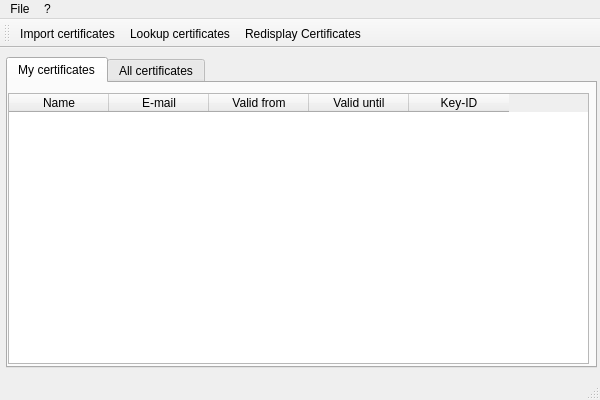
<?xml version="1.0" encoding="UTF-8"?>
<ui version="4.0">
 <class>MainWindow</class>
 <widget class="QMainWindow" name="MainWindow">
  <property name="geometry">
   <rect>
    <x>0</x>
    <y>0</y>
    <width>600</width>
    <height>400</height>
   </rect>
  </property>
  <property name="windowTitle">
   <string>VisualGPG</string>
  </property>
  <widget class="QWidget" name="centralWidget">
   <widget class="QTabWidget" name="tabWidget">
    <property name="geometry">
     <rect>
      <x>6</x>
      <y>9</y>
      <width>591</width>
      <height>311</height>
     </rect>
    </property>
    <property name="sizePolicy">
     <sizepolicy hsizetype="Expanding" vsizetype="Expanding">
      <horstretch>0</horstretch>
      <verstretch>0</verstretch>
     </sizepolicy>
    </property>
    <property name="currentIndex">
     <number>0</number>
    </property>
    <widget class="QWidget" name="tab_my_certificates">
     <attribute name="title">
      <string>My certificates</string>
     </attribute>
     <widget class="QTableWidget" name="tableWidget">
      <property name="geometry">
       <rect>
        <x>0</x>
        <y>10</y>
        <width>581</width>
        <height>271</height>
       </rect>
      </property>
      <property name="editTriggers">
       <set>QAbstractItemView::NoEditTriggers</set>
      </property>
      <property name="alternatingRowColors">
       <bool>false</bool>
      </property>
      <property name="selectionBehavior">
       <enum>QAbstractItemView::SelectRows</enum>
      </property>
      <property name="horizontalScrollMode">
       <enum>QAbstractItemView::ScrollPerPixel</enum>
      </property>
      <property name="showGrid">
       <bool>false</bool>
      </property>
      <property name="sortingEnabled">
       <bool>true</bool>
      </property>
      <property name="cornerButtonEnabled">
       <bool>false</bool>
      </property>
      <property name="columnCount">
       <number>5</number>
      </property>
      <attribute name="verticalHeaderVisible">
       <bool>false</bool>
      </attribute>
      <attribute name="verticalHeaderDefaultSectionSize">
       <number>19</number>
      </attribute>
      <column>
       <property name="text">
        <string>Name</string>
       </property>
      </column>
      <column>
       <property name="text">
        <string>E-mail</string>
       </property>
      </column>
      <column>
       <property name="text">
        <string>Valid from</string>
       </property>
      </column>
      <column>
       <property name="text">
        <string>Valid until</string>
       </property>
      </column>
      <column>
       <property name="text">
        <string>Key-ID</string>
       </property>
      </column>
     </widget>
    </widget>
    <widget class="QWidget" name="tab_all_certificates">
     <attribute name="title">
      <string>All certificates</string>
     </attribute>
     <widget class="QTableWidget" name="tableWidgetAllCerts">
      <property name="geometry">
       <rect>
        <x>0</x>
        <y>10</y>
        <width>581</width>
        <height>271</height>
       </rect>
      </property>
      <property name="editTriggers">
       <set>QAbstractItemView::NoEditTriggers</set>
      </property>
      <property name="alternatingRowColors">
       <bool>false</bool>
      </property>
      <property name="selectionBehavior">
       <enum>QAbstractItemView::SelectRows</enum>
      </property>
      <property name="horizontalScrollMode">
       <enum>QAbstractItemView::ScrollPerPixel</enum>
      </property>
      <property name="showGrid">
       <bool>false</bool>
      </property>
      <property name="sortingEnabled">
       <bool>true</bool>
      </property>
      <property name="cornerButtonEnabled">
       <bool>false</bool>
      </property>
      <property name="columnCount">
       <number>5</number>
      </property>
      <attribute name="verticalHeaderVisible">
       <bool>false</bool>
      </attribute>
      <attribute name="verticalHeaderDefaultSectionSize">
       <number>19</number>
      </attribute>
      <column>
       <property name="text">
        <string>Name</string>
       </property>
      </column>
      <column>
       <property name="text">
        <string>E-mail</string>
       </property>
      </column>
      <column>
       <property name="text">
        <string>Valid from</string>
       </property>
      </column>
      <column>
       <property name="text">
        <string>Valid until</string>
       </property>
      </column>
      <column>
       <property name="text">
        <string>Key-ID</string>
       </property>
      </column>
     </widget>
    </widget>
   </widget>
  </widget>
  <widget class="QMenuBar" name="menuBar">
   <property name="geometry">
    <rect>
     <x>0</x>
     <y>0</y>
     <width>600</width>
     <height>21</height>
    </rect>
   </property>
   <widget class="QMenu" name="menuTest1">
    <property name="title">
     <string>File</string>
    </property>
    <addaction name="actionQuit"/>
   </widget>
   <widget class="QMenu" name="menu">
    <property name="title">
     <string>?</string>
    </property>
    <addaction name="actionAboutGnuPG"/>
    <addaction name="actionAboutVisualGPG"/>
    <addaction name="actionAboutQt"/>
   </widget>
   <addaction name="menuTest1"/>
   <addaction name="menu"/>
  </widget>
  <widget class="QToolBar" name="mainToolBar">
   <property name="windowTitle">
    <string>Main Toolbar</string>
   </property>
   <property name="iconSize">
    <size>
     <width>16</width>
     <height>16</height>
    </size>
   </property>
   <property name="toolButtonStyle">
    <enum>Qt::ToolButtonIconOnly</enum>
   </property>
   <attribute name="toolBarArea">
    <enum>TopToolBarArea</enum>
   </attribute>
   <attribute name="toolBarBreak">
    <bool>false</bool>
   </attribute>
   <addaction name="actionImportCertificates"/>
   <addaction name="actionLookupCertificate"/>
   <addaction name="actionRedisplayCertificates"/>
  </widget>
  <widget class="QStatusBar" name="statusBar"/>
  <action name="actionQuit">
   <property name="text">
    <string>Quit</string>
   </property>
  </action>
  <action name="actionImportCertificates">
   <property name="icon">
    <iconset resource="img.qrc">
     <normaloff>:/icons/work-artfiles/load_certif.png</normaloff>:/icons/work-artfiles/load_certif.png</iconset>
   </property>
   <property name="text">
    <string>Import certificates</string>
   </property>
   <property name="toolTip">
    <string>Import certificates from files</string>
   </property>
  </action>
  <action name="actionLookupCertificate">
   <property name="icon">
    <iconset resource="img.qrc">
     <normaloff>:/icons/work-artfiles/lookup_certif.png</normaloff>:/icons/work-artfiles/lookup_certif.png</iconset>
   </property>
   <property name="text">
    <string>Lookup certificates</string>
   </property>
   <property name="toolTip">
    <string>Import certificates from server</string>
   </property>
  </action>
  <action name="actionAboutQt">
   <property name="text">
    <string>About Qt</string>
   </property>
  </action>
  <action name="actionAboutVisualGPG">
   <property name="text">
    <string>About VisualGPG</string>
   </property>
  </action>
  <action name="actionRedisplayCertificates">
   <property name="icon">
    <iconset>
     <normalon>:/icons/work-artfiles/reload_certif.png</normalon>
    </iconset>
   </property>
   <property name="text">
    <string>Redisplay Certificates</string>
   </property>
   <property name="toolTip">
    <string>Redisplay the certificates from GnuPG</string>
   </property>
  </action>
  <action name="actionAboutGnuPG">
   <property name="text">
    <string>About GnuPG (gpg2 --version)</string>
   </property>
  </action>
 </widget>
 <layoutdefault spacing="6" margin="11"/>
 <resources>
  <include location="img.qrc"/>
 </resources>
 <connections>
  <connection>
   <sender>actionQuit</sender>
   <signal>triggered()</signal>
   <receiver>MainWindow</receiver>
   <slot>close()</slot>
   <hints>
    <hint type="sourcelabel">
     <x>-1</x>
     <y>-1</y>
    </hint>
    <hint type="destinationlabel">
     <x>299</x>
     <y>199</y>
    </hint>
   </hints>
  </connection>
 </connections>
</ui>
